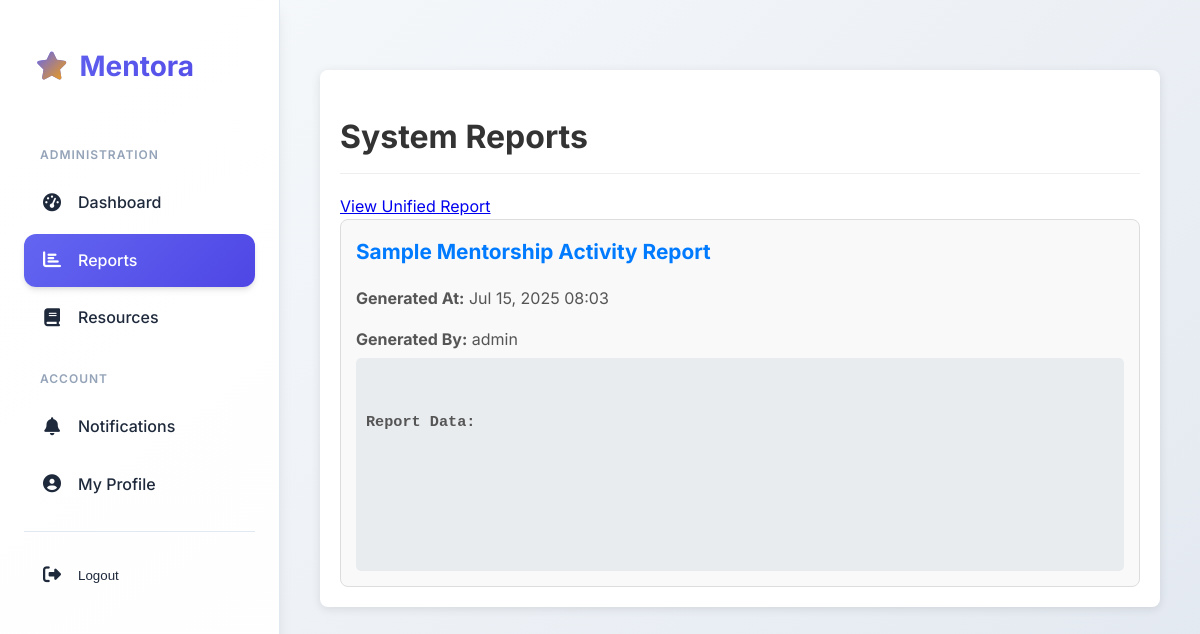
/reports/ (signed in), run on the app's committed database.
### reports/models.py (models this page shows, shortened)
class Report(models.Model):
    name = models.CharField(max_length=255)
    generated_at = models.DateTimeField(auto_now_add=True)
    data = models.JSONField()
    generated_by = models.ForeignKey(settings.AUTH_USER_MODEL, on_delete=models.CASCADE)
    session = models.ForeignKey(Session, on_delete=models.SET_NULL, null=True, blank=True) # Link to Session

### reports/views.py (the view)
# urls.py: path('', views.index, name='index'),
@login_required
def index(request):
    if not (request.user.is_staff or request.user.is_superuser):
        messages.error(request, "You are not authorized to view reports.")
        return redirect('home')
    reports = Report.objects.all().order_by('-generated_at')
    return render(request, 'reports/index.html', {'reports': reports})

### mentorship/templatetags/notification_extras.py (called while the page is built)
@register.inclusion_tag('mentorship/notification_badge.html', takes_context=True)
def notification_badge(context):
    request = context['request']
    if request.user.is_authenticated:
        unread_count = Notification.objects.filter(recipient=request.user, is_read=False).count()
        return {'unread_count': unread_count}
    return {'unread_count': 0} # Return 0 if not authenticated

### reports/templates/reports/index.html (shortened to what this page needs)
{% extends 'mentorship/base.html' %}
{% block content %}
<div class="container">
    <h1>System Reports</h1>
    {% if user.is_staff or user.is_superuser %}
        <div class="report-actions">
            <a href="{% url 'reports:unified_report' %}" class="btn btn-primary">View Unified Report</a>
        </div>
    {% endif %}
    {% if reports %}
        <div class="report-list">
            {% for report in reports %}
                <div class="report-item">
                    <h2>{{ report.name }}</h2>
                    <p><strong>Generated At:</strong> {{ report.generated_at|date:"M d, Y H:i" }}</p>
                    <p><strong>Generated By:</strong> {{ report.generated_by.username }}</p>
                    <div class="report-data">
                        <h3>Report Data:</h3>
                    </div>
                </div>
            {% endfor %}
        </div>
    {% else %}
        <p>No reports available yet.</p>
    {% endif %}
</div>
{% endblock %}

### mentorship/templates/mentorship/base.html (style rules this page uses)
:root { --primary-color: #6366f1; --primary-dark: #4f46e5; --primary-light: #a5b4fc; --secondary-color: #64748b; --accent-color: #f59e0b; --background-light: #f8fafc; --background-dark: #0f172a; --surface: #ffffff; --surface-hover: #f1f5f9; --text-dark: #1e293b; --text-light: #64748b; --text-muted: #94a3b8; --border: #e2e8f0; --border-dark: #334155; --success: #10b981; --error: #ef4444; --warning: #f59e0b; --info: #3b82f6; --shadow-sm: 0 1px 2px 0 rgb(0 0 0 / 0.05); --shadow-md: 0 4px 6px -1px rgb(0 0 0 / 0.1), 0 2px 4px -1px rgb(0 0 0 / 0.06); --shadow-lg: 0 10px 15px -3px rgb(0 0 0 / 0.1), 0 4px 6px -2px rgb(0 0 0 / 0.05); --transition: all 0.3s cubic-bezier(0.4, 0, 0.2, 1); --border-radius: 12px; --sidebar-width: 280px; }
* { box-sizing: border-box; }
body { font-family: 'Inter', -apple-system, BlinkMacSystemFont, sans-serif; margin: 0; padding: 0; background: linear-gradient(135deg, #f8fafc 0%, #e2e8f0 100%); color: #1e293b; line-height: 1.6; display: flex; min-height: 100vh; font-weight: 400; }
html { scroll-behavior: smooth; }

### reports/templates/reports/index.html (style rules this page uses)
.container { max-width: 900px; margin: 30px auto; padding: 20px; background-color: #fff; border-radius: 8px; box-shadow: 0 2px 10px rgba(0,0,0,0.1); }
h1 { color: #333; margin-bottom: 20px; border-bottom: 1px solid #eee; padding-bottom: 10px; }
.report-list { display: flex; flex-direction: column; gap: 15px; }
.report-item { border: 1px solid #ddd; border-radius: 8px; padding: 15px; background-color: #f9f9f9; }
.report-item h2 { margin-top: 0; color: #007bff; font-size: 1.3em; }
.report-item p { margin-bottom: 5px; color: #555; }
.report-data { background-color: #e9ecef; padding: 10px; border-radius: 5px; font-family: monospace; white-space: pre-wrap; word-wrap: break-word; }
.report-data h3 { margin-top: 0; margin-bottom: 10px; color: #555; }

### data on the page
Report: name "Sample Mentorship Activity Report", generated_at "Jul 15, 2025 08:03", generated_by.username "admin"
